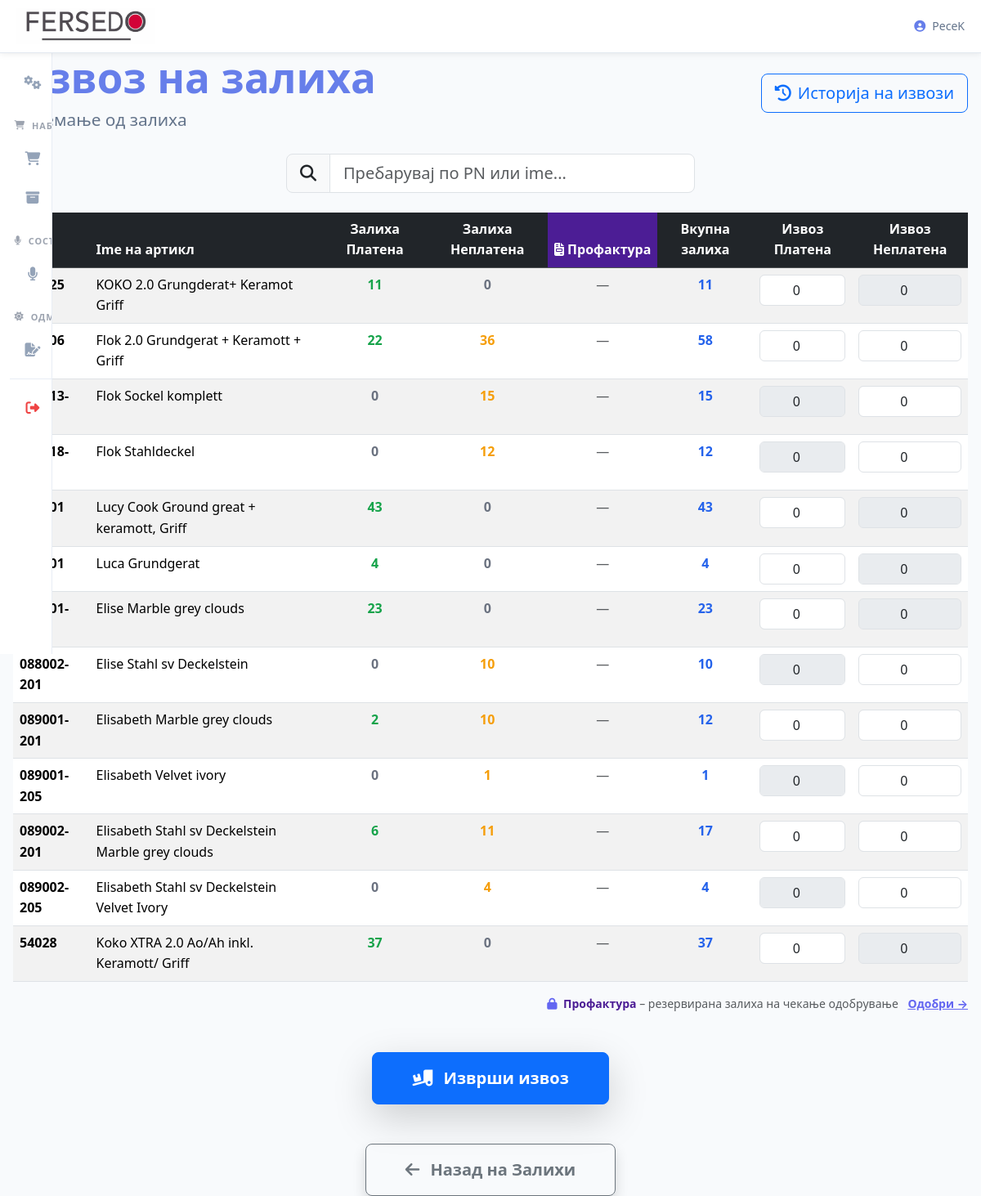
The app's page /zalihi/izvoz (signed in) with its own data.
### tables this page shows
CREATE TABLE parts (
    id INTEGER PRIMARY KEY AUTOINCREMENT,
    part_number TEXT UNIQUE NOT NULL,
    kamin TEXT NOT NULL,
    slika TEXT
, vid_artikal TEXT DEFAULT 'Poluproizvod', odobren INTEGER DEFAULT 0, laser INTEGER DEFAULT 0, laser_vreme INTEGER DEFAULT 0, apkant INTEGER DEFAULT 0, apkant_vreme INTEGER DEFAULT 0, mashina_rolovanje INTEGER DEFAULT 0, mashina_rolovanje_vreme INTEGER DEFAULT 0, zavaruvanje INTEGER DEFAULT 0, zavaruvanje_vreme INTEGER DEFAULT 0, brusenje INTEGER DEFAULT 0, brusenje_vreme INTEGER DEFAULT 0, drvara INTEGER DEFAULT 0, drvara_vreme INTEGER DEFAULT 0, sachmara INTEGER DEFAULT 0, sachmara_vreme INTEGER DEFAULT 0, farbara INTEGER DEFAULT 0, farbara_vreme INTEGER DEFAULT 0, laser_cena_cas REAL DEFAULT 70.0, apkant_cena_cas REAL DEFAULT 30.0, mashina_rolovanje_cena_cas REAL DEFAULT 30.0, zavaruvanje_cena_cas REAL DEFAULT 45.0, brusenje_cena_cas REAL DEFAULT 45.0, drvara_cena_cas REAL DEFAULT 45.0, sachmara_cena_cas REAL DEFAULT 55.0, farbara_cena_cas REAL DEFAULT 55.0, cena_po_cas_laser REAL DEFAULT 70.0, cena_po_cas_apkant REAL DEFAULT 30.0, cena_po_cas_rolovanje REAL DEFAULT 30.0, cena_po_cas_zavaruvanje REAL DEFAULT 45.0, cena_po_cas_brusenje REAL DEFAULT 45.0, cena_po_cas_drvara REAL DEFAULT 45.0, cena_po_cas_sachmara REAL DEFAULT 55.0, cena_po_cas_farbara REAL DEFAULT 55.0, ime TEXT);

### routes/zalihi.py (the view, shortened to what this page needs)
@zalihi_bp.route("/izvoz", methods=["GET", "POST"])
@login_required
def izvoz():
    conn = get_db()
    conn.row_factory = sqlite3.Row
    cursor = conn.cursor()
    try:
        _ensure_profakturi_tables(cursor)
        conn.commit()
        artikli_rows = cursor.execute("""
            SELECT a.id, a.part_number, a.ime,
                   COALESCE(SUM(CASE WHEN d.plateno=1 THEN d.kolicina ELSE 0 END), 0) AS kolicina_platena,
                   COALESCE(SUM(CASE WHEN d.plateno=0 THEN d.kolicina ELSE 0 END), 0) AS kolicina_neplatena
            FROM parts a
            LEFT JOIN zaliha_dodadi d ON a.id = d.artikl_id
            GROUP BY a.id
            HAVING (kolicina_platena + kolicina_neplatena) > 0
            ORDER BY a.part_number
        """).fetchall()
        profaktura_reserved = cursor.execute("""
            SELECT s.artikl_id, SUM(s.kolicina) AS kolicina_profaktura
            FROM profaktura_stavki s
            JOIN profakturi p ON s.profaktura_id = p.id
            WHERE p.status = 'pending'
            GROUP BY s.artikl_id
        """).fetchall()
        reserved_map = {r['artikl_id']: r['kolicina_profaktura'] for r in profaktura_reserved}
        artikli = []
        existing_ids = set()
        for row in artikli_rows:
            r = dict(row)
            r['kolicina_profaktura'] = reserved_map.get(r['id'], 0)
            artikli.append(r)
            existing_ids.add(r['id'])
        artikli.sort(key=lambda x: x['part_number'])
    except Exception as e:
        print(f"❌ Грешка при читање артикли: {e}")
        import traceback
        traceback.print_exc()
        artikli = []
    finally:
        conn.close()
    return render_template("zalihi_izvoz.html", artikli=artikli, today=date.today().isoformat())

### app.py (called while the page is built)
@app.context_processor
def inject_vapid_key():
    return dict(VAPID_PUBLIC_KEY=VAPID_PUBLIC_KEY)

### routes/zalihi.py (called while the page is built)
def _ensure_profakturi_tables(cursor):
    cursor.execute("""
        CREATE TABLE IF NOT EXISTS profakturi (
            id              INTEGER PRIMARY KEY AUTOINCREMENT,
            broj            TEXT    NOT NULL,
            datum           TEXT    NOT NULL,
            username        TEXT    NOT NULL,
            status          TEXT    DEFAULT 'pending',
            datum_odobrena  TEXT,
            odobrena_od     TEXT,
            napomena        TEXT
        )
    """)
    cursor.execute("""
        CREATE TABLE IF NOT EXISTS profaktura_stavki (
            id            INTEGER PRIMARY KEY AUTOINCREMENT,
            profaktura_id INTEGER NOT NULL,
            artikl_id     INTEGER NOT NULL,
            pn            TEXT    NOT NULL,
            ime           TEXT,
            kolicina      INTEGER NOT NULL
        )
    """)

### utils/db.py (called while the page is built)
def get_db():
    global DATABASE_PATH
    if DATABASE_PATH is None:
        try:
            DATABASE_PATH = current_app.config['DATABASE_PATH']
        except RuntimeError:
            DATABASE_PATH = r"C:\Users\Server\Desktop\Proekt Fersedo\instance\database.db"
    conn = sqlite3.connect(
        DATABASE_PATH,
        timeout=10,
        check_same_thread=False,
    )
    conn.row_factory = lambda cursor, row: dict(
        zip([col[0] for col in cursor.description], row)
    )
    return conn

### templates/zalihi_izvoz.html (shortened to what this page needs)
{% extends "base.html" %}
{% block content %}
<div class="container" style="max-width: 1400px; margin: 4rem auto; padding: 0 1rem;">
    <div class="d-flex justify-content-between align-items-center mb-4">
        <div>
            <h1 style="font-weight: 800; color: var(--primary); font-size: clamp(2.2rem, 7vw, 3.2rem); margin-bottom: 0.3rem;">
                Извоз на залиха
            </h1>
            <p style="font-size: clamp(1.1rem, 4vw, 1.3rem); color: var(--text-secondary); margin: 0;">
                Одземање од залиха
            </p>
        </div>
        <div class="d-flex gap-3">
            <a href="{{ url_for('zalihi.istorija') }}"
               class="btn btn-outline-primary btn-lg d-flex align-items-center gap-2">
                <i class="fas fa-history"></i>
                Историја на извози
            </a>
        </div>
    </div>
    {% if artikli %}
    <div class="mb-4" style="max-width: 500px; margin-left: auto; margin-right: auto;">
        <div class="input-group input-group-lg">
            <span class="input-group-text"><i class="fas fa-search"></i></span>
            <input type="text" id="searchInput" class="form-control" placeholder="Пребарувај по PN или ime...">
        </div>
    </div>
    <div class="table-responsive">
        <table class="table table-hover table-striped mb-0">
            <thead class="table-dark">
                <tr>
                    <th>PN</th>
                    <th>Ime на артикл</th>
                    <th class="text-center">Залиха Платена</th>
                    <th class="text-center">Залиха Неплатена</th>
                    <th class="text-center"
                        style="background:#4c1d95;color:#fff;white-space:nowrap;">
                        <i class="fas fa-file-invoice me-1"></i>Профактура
                    </th>
                    <th class="text-center">Вкупна залиха</th>
                    <th class="text-center">Извоз Платена</th>
                    <th class="text-center">Извоз Неплатена</th>
                </tr>
            </thead>
            <tbody id="izvozTableBody">
                {% for art in artikli %}
                <tr data-id="{{ art.id }}" data-pn="{{ art.part_number }}">
                    <td class="fw-bold">{{ art.part_number }}</td>
                    <td>{{ art.ime or '—' }}</td>
                    <td class="text-center fw-bold platena-zaliha"
                        data-max="{{ art.kolicina_platena }}"
                        style="color: {{ '#16a34a' if art.kolicina_platena > 0 else '#6b7280' }};">
                        {{ art.kolicina_platena }}
                    </td>
                    <td class="text-center fw-bold neplatena-zaliha"
                        data-max="{{ art.kolicina_neplatena }}"
                        style="color: {{ '#f59e0b' if art.kolicina_neplatena > 0 else '#6b7280' }};">
                        {{ art.kolicina_neplatena }}
                    </td>
                    <td class="text-center">
                        {% if art.kolicina_profaktura > 0 %}
                        <span class="badge rounded-pill fw-bold"
                              style="background:#ede9fe;color:#4c1d95;font-size:.9rem;padding:.3rem .75rem;">
                            <i class="fas fa-lock me-1" style="font-size:.65rem;"></i>
                            {{ art.kolicina_profaktura }}
                        </span>
                        {% else %}
                        <span class="text-muted">—</span>
                        {% endif %}
                    </td>
                    <td class="text-center fw-bold vkupna-zaliha"
                        style="color: {{ '#2563eb' if (art.kolicina_platena + art.kolicina_neplatena) > 0 else '#6b7280' }};">
                        {{ art.kolicina_platena + art.kolicina_neplatena }}
                    </td>
                    <td class="text-center">
                        <input type="number"
                               class="form-control text-center mx-auto izvoz-input-platena"
                               min="0" max="{{ art.kolicina_platena }}" step="1" value="0"
                               style="max-width: 140px;"
                               {% if art.kolicina_platena == 0 %}disabled{% endif %}>
                    </td>
                    <td class="text-center">
                        <input type="number"
                               class="form-control text-center mx-auto izvoz-input-neplatena"
                               min="0" max="{{ art.kolicina_neplatena }}" step="1" value="0"
                               style="max-width: 140px;"
                               {% if art.kolicina_neplatena == 0 %}disabled{% endif %}>
                    </td>
                </tr>
                {% endfor %}
            </tbody>
        </table>
    </div>
    <div class="mt-3 text-muted small text-end">
        <i class="fas fa-lock me-1" style="color:#6366f1;"></i>
        <span style="color:#4c1d95;font-weight:600;">Профактура</span> – резервирана залиха на чекање одобрување
        <a href="{{ url_for('zalihi.profakturi_pending') }}" class="ms-2 fw-bold"
           style="color:#6366f1;">
            Одобри →
        </a>
    </div>
    <div class="text-center mt-5">
        <button type="button" id="izvozBtn" class="btn btn-primary btn-lg px-5 py-3 fw-bold shadow-lg">
            <span id="izvozText"><i class="fas fa-truck-loading me-2"></i> Изврши извоз</span>
        </button>
    </div>
    {% endif %}
    <div class="text-center mt-5">
        <a href="{{ url_for('zalihi.zalihi') }}" class="btn btn-outline-secondary btn-lg px-5 py-3 fw-bold shadow">
            <i class="fas fa-arrow-left me-2"></i> Назад на Залихи
        </a>
    </div>
</div>
{% endblock %}

### templates/base.html (style rules this page uses)
:root { --primary: #667eea; --primary-dark: #5a67d8; --primary-light: #a5b4fc; --success: #16a34a; --danger: #dc2626; --warning: #eab308; --info: #0dcaf0; --light: #f8fafc; --dark: #0f172a; --gray: #64748b; --gray-light: #cbd5e1; --bg: #f8fafc; --surface: white; --text: #1e293b; --text-secondary: #64748b; --border: #e2e8f0; --shadow-sm: 0 2px 8px rgba(0,0,0,0.08); --shadow: 0 4px 20px rgba(0,0,0,0.1); --shadow-lg: 0 10px 40px rgba(0,0,0,0.15); --radius: 12px; --transition: all 0.3s ease; --sb-width-collapsed: 64px; --sb-width-expanded: 260px; --sb-bg: #ffffff; --sb-border: #e8edf5; --sb-item-hover: rgba(102,126,234,0.08); --sb-item-active: rgba(102,126,234,0.14); --sb-icon-color: #94a3b8; --sb-text-color: #374151; --sb-group-color: #9ca3af; --sb-shadow: 4px 0 32px rgba(15,23,42,0.10); --sb-transition: 0.4s cubic-bezier(0.4, 0, 0.2, 1); }
* { margin:0; padding:0; box-sizing:border-box; }
html, body { height:100%; font-family:system-ui, -apple-system, BlinkMacSystemFont, 'Segoe UI', Roboto, sans-serif; background:var(--bg); color:var(--text); line-height:1.6; }
body { min-height:100vh; touch-action:manipulation; }

### records on screen
parts: ime "KOKO 2.0 Grungderat+ Keramot Griff", kolicina_platena "11", kolicina_neplatena "0"
parts: ime "Flok 2.0 Grundgerat + Keramott + Griff", kolicina_platena "22", kolicina_neplatena "36", kolicina_platena "58"
parts: ime "Flok Sockel komplett", kolicina_platena "0", kolicina_neplatena "15", kolicina_platena "15"
parts: ime "Flok Stahldeckel", kolicina_platena "0", kolicina_neplatena "12", kolicina_platena "12"
parts: ime "Lucy Cook Ground great + keramott, Griff", kolicina_platena "43", kolicina_neplatena "0"
parts: ime "Luca Grundgerat", kolicina_platena "4", kolicina_neplatena "0"
parts: ime "Elise Marble grey clouds", kolicina_platena "23", kolicina_neplatena "0"
parts: part_number "088002-201", ime "Elise Stahl sv Deckelstein", kolicina_platena "0", kolicina_neplatena "10", kolicina_platena "10"
parts: part_number "089001-201", ime "Elisabeth Marble grey clouds", kolicina_platena "2", kolicina_neplatena "10", kolicina_platena "12"
parts: part_number "089001-205", ime "Elisabeth Velvet ivory", kolicina_platena "0", kolicina_neplatena "1", art.kolicina_platena+art.kolicina_neplatena "1"
parts: part_number "089002-201", ime "Elisabeth Stahl sv Deckelstein Marble grey clouds", kolicina_platena "6", kolicina_neplatena "11", kolicina_platena "17"
parts: part_number "089002-205", ime "Elisabeth Stahl sv Deckelstein Velvet Ivory", kolicina_platena "0", kolicina_neplatena "4", kolicina_platena "4"
parts: part_number "54028", ime "Koko XTRA 2.0 Ao/Ah inkl. Keramott/ Griff", kolicina_platena "37", kolicina_neplatena "0"

### other values on screen
{{ session.user }} "PeceK"
